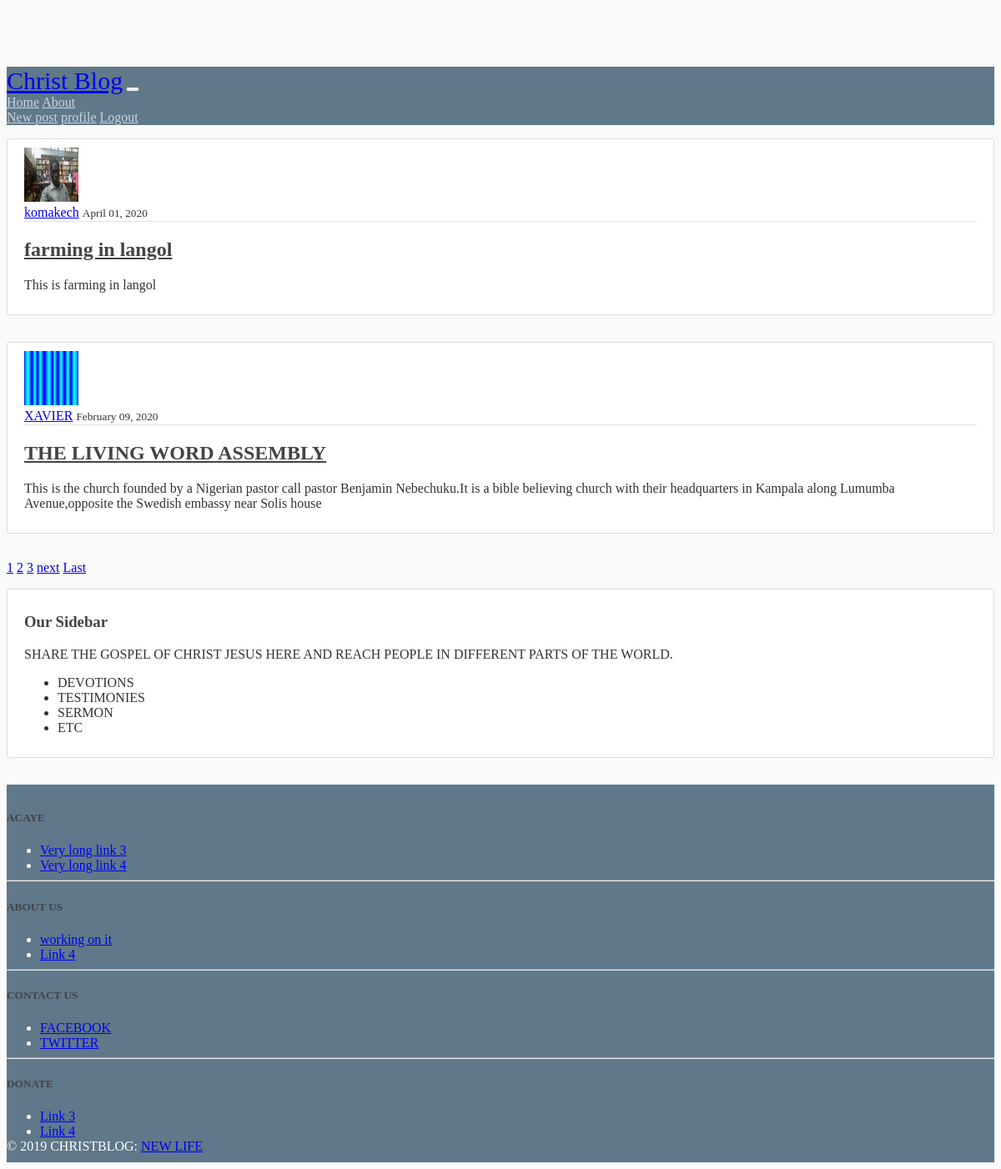
The app's page / (signed in) with its own data.
### blog/models.py (models this page shows, shortened)
class post(models.Model):
    Title = models.CharField(max_length=100)
    Contents = models.TextField()
    Date_posted = models.DateTimeField(default = timezone.now)
    Author = models.ForeignKey(User,on_delete=models.CASCADE)

### users/models.py (models this page shows, shortened)
class profile(models.Model):
	user = models.OneToOneField(User,on_delete = models.CASCADE)
	image = models.ImageField(default = 'default.png',upload_to='profile pics')

### blog/views.py (the view)
# urls.py: path('', PostListView.as_view(), name ="blog-home"),
class PostListView(ListView):
    model = post
    template_name = 'blog/home.html'
    context_object_name = 'posts'
    ordering = ['-Date_posted']
    paginate_by = 2

### blog/templates/blog/home.html (shortened to what this page needs)
{% extends "blog/base.html" %}
{% block content %}
   {% for post in posts %}
     <article class="media content-section">
     <img class= "rounded-circle article-img" src="{{post.Author.profile.image.url}}">
       <div class="media-body">
         <div class="article-metadata">
           <a class="mr-2" href="#">{{ post.Author }}</a>
             <small class="text-muted">{{ post.Date_posted|date:"F d, Y" }}</small>
            </div>
           <h2><a class="article-title" href="{% url 'post-detail' post.id %}">{{ post.Title }}</a></h2>
         <p class="article-content">{{ post.Contents }}</p>
        </div>
     </article>
   {% endfor %}
   {% if is_paginated %}
       {% for num in page_obj.paginator.page_range %}
        {% if page_obj.number == num %}
         <a class = "btn btn-info mb-4" href="?page={{ num }}">{{ num }}</a>
        {% elif num > page_obj.number|add:'-3' and num < page_obj.number|add:'3' %}
         <a class = "btn btn-info mb-4" href="?page={{ num }}">{{ num }}</a>
        {% endif %}
       {% endfor %}
       {% if page_obj.has_next %}
        <a class = "btn btn-outline-info mb-4" href="?page={{ page_obj.next_page_number }}">next</a>
        <a class = "btn btn-outline-info mb-4" href= "?page={{ page_obj.paginator.num_pages }}">Last</a>
        {% endif %}
      {% endif %}
{% endblock content %}

### blog/static/blog/main.css (style rules this page uses)
body { background: #fafafa; color: #333333; margin-top:5rem; }
h1, h2, h3, h4, h5, h6 { color: #444444; }
.content-section { background:#ffffff; padding: 10px 20px; border: 1px solid #dddddd; border-radius: 3px; margin-top:1rem; margin-bottom:2rem; }
.article-title { color: #444444; }
.article-content { white-space: pre-line; margin-top: 5px; }
.article-img { height: 65px; width: 65px; margin-right: 16px; }
.article-metadata { padding-bottom: 1px; margin-bottom: 4px; border-bottom: 1px solid #e3e3e3 }

### records on screen
post: Author.profile.image (picture), Author "komakech", Date_posted "April 01, 2020", Title "farming in langol", Contents "This is farming in langol"
post: Author.profile.image (placeholder picture), Author "XAVIER", Date_posted "February 09, 2020", Title "THE LIVING WORD ASSEMBLY", Contents "This is the church founded by a Nigerian pastor call pastor Benjamin Nebechuku.It is a bible believing church with their headquarters in Kampala along Lumumba Avenue,opposite the Swedish embassy near Solis house"

### other values on screen
{{ num }} "1"
{{ num }} "2" "3"
